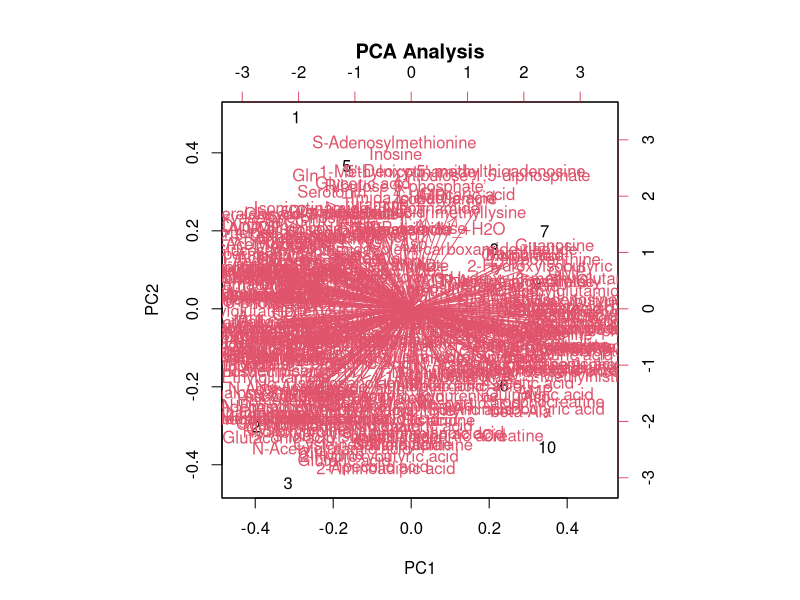
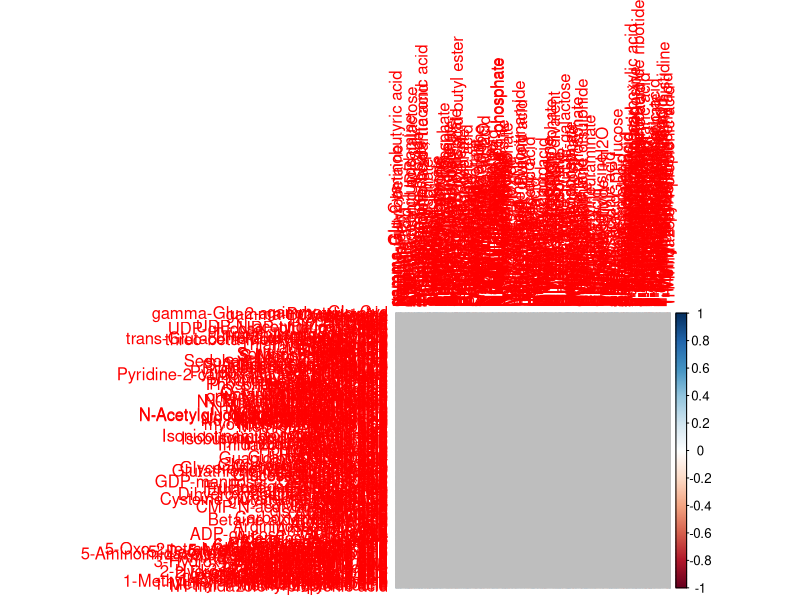

Here is the R script that generated these plots, in order: (Note: this script raises an error after producing the figures.)
library(readr)
library(dplyr)
library(ggplot2)
library(pheatmap)
library(corrplot)

# Read data (CSV with semicolon separator)
data <- read_csv2("fasting.csv")

# Task-specific analysis
if ("eda" == "eda") {
  # EDA analysis
  cat("=== EDA Analysis ===\n")
  print(summary(data))
  
  # PCA
  numeric_data <- data %>% select_if(is.numeric)
  # Check if we have numeric data and sufficient dimensions
  if (ncol(numeric_data) > 1 && nrow(numeric_data) > 1) {
    pca_result <- prcomp(numeric_data, scale. = TRUE)
  } else {
    cat("Warning: Not enough numeric data for PCA analysis\n")
  }
  if (ncol(numeric_data) > 1 && nrow(numeric_data) > 1 && exists("pca_result")) {
    png("artifacts/eda/pca_plot.png", width = 800, height = 600)
    biplot(pca_result, main = "PCA Analysis")
    dev.off()
  }
  
  # Correlation matrix
  if (ncol(numeric_data) > 1) {
    cor_matrix <- cor(numeric_data, use = "complete.obs")
    png("artifacts/eda/correlation.png", width = 800, height = 600)
    corrplot(cor_matrix, method = "circle")
    dev.off()
  }
  
  cat("# EDA Results\n\nBasic data exploration completed.\n", file = "artifacts/eda/note.md")
  
} else if ("eda" == "modeling") {
  # Modeling analysis
  cat("=== Modeling Analysis ===\n")
  
  # Simple t-test example (assuming groups exist)
  numeric_data <- data %>% select_if(is.numeric)
  results <- data.frame(variable = names(numeric_data), p_value = NA)
  
  # Save results
  write.csv(results, "artifacts/modeling/ttest_results.csv")
  cat("# Modeling Results\n\nStatistical modeling completed.\n", file = "artifacts/modeling/note.md")
  
} else if ("eda" == "viz") {
  # Visualization analysis
  cat("=== Visualization Analysis ===\n")
  
  # Heatmap
  numeric_data <- data %>% select_if(is.numeric)
  if (ncol(numeric_data) > 1 && nrow(numeric_data) > 1) {
    png("artifacts/viz/heatmap.png", width = 800, height = 600)
    # Select subset for heatmap visualization
    viz_data <- numeric_data[1:min(20, nrow(numeric_data)), 1:min(50, ncol(numeric_data))]
    pheatmap(viz_data, main = "Metabolite Heatmap")
    dev.off()
  } else {
    cat("Warning: Not enough numeric data for heatmap visualization\n")
  }
  
  cat("# Visualization Results\n\nData visualizations completed.\n", file = "artifacts/viz/note.md")
}
